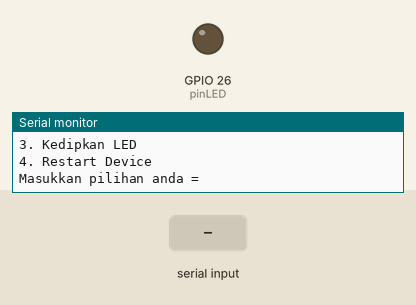
Simulated run of this program. Board: ESP32. Shown: output pins drawn as LEDs (lit = HIGH), the last lines printed to the serial monitor. Inputs (shaded band) come from the test bench.

Above: at 1.8 s.
1.9 s: "3\n" received over Serial
At 3.47 s:
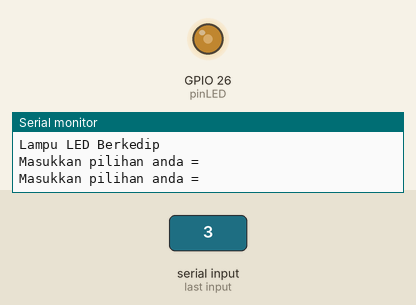
4.9 s: "2\n" received over Serial
7.5 s: "1\n" received over Serial
At 8.9 s:
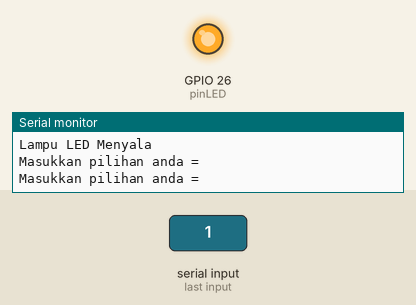
Timing chart, 0 to 10.5 s (numbered marks = the images above; inputs shaded):
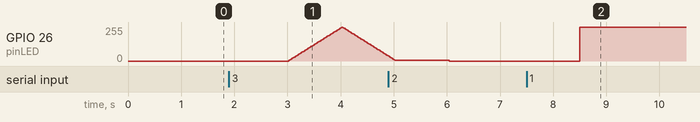

The program:

main.cpp
```cpp
#include <Arduino.h>
#include <Esp.h>
#define pinLED 26

unsigned long waktuSebelum = 0;
const long interval = 1000;
int stats = 0;

void setup()
{
  // put your setup code here, to run once:
  Serial.begin(115200);
  pinMode(pinLED, OUTPUT);
  Serial.println("===Program LED Berbasis Serial Monitor WeMos D1===");

  Serial.println("===Pilihan program yang tersedia: ===");
  Serial.println("1. Hidupkan LED");
  Serial.println("2. Matikan LED");
  Serial.println("3. Kedipkan LED");
  Serial.println("4. Restart Device");
}

void loop()
{
  // put your main code here, to run repeatedly:
  unsigned long waktuSekarang = millis();

  if (waktuSekarang - waktuSebelum >= interval)
  {
    Serial.println("Masukkan pilihan anda = ");

    while (Serial.available() == 0)
    {
      // dont do anything but run switch function
      if (stats == 3)
      {
        for (int i = 0; i < 255; i += 5)
        {
          analogWrite(pinLED, i);
          delay(20);
        }

        for (int i = 255; i > 0; i -= 5)
        {

          analogWrite(pinLED, i);
          delay(20);
        }
      }
      else if (stats == 2)
      {
        analogWrite(pinLED, 0);
      }
      else if (stats == 1)
      {
        analogWrite(pinLED, 255);
      }
    }

    int pilihanMenu = Serial.parseInt();
    switch (pilihanMenu)
    {
    case 1:
      Serial.println("Lampu LED Menyala");
      stats = 1;
      break;

    case 2:

      Serial.println("Lampu LED Mati");
      stats = 2;
      break;

    case 3:
      stats = 3;
      Serial.println("Lampu LED Berkedip");
      break;

    case 4:
      ESP.restart();
      break;

    default:
      break;
    }
    waktuSebelum = waktuSekarang;
  }
}
```

Measured:
- after the input at 1.9 s, GPIO 26 (pinLED): rises from 0/255 to 255/255 in 1.0 s, then falls to 40/255 in 0.86 s
- after the input at 7.5 s, GPIO 26 (pinLED): 0/255 → 255/255 after 1.0 s
